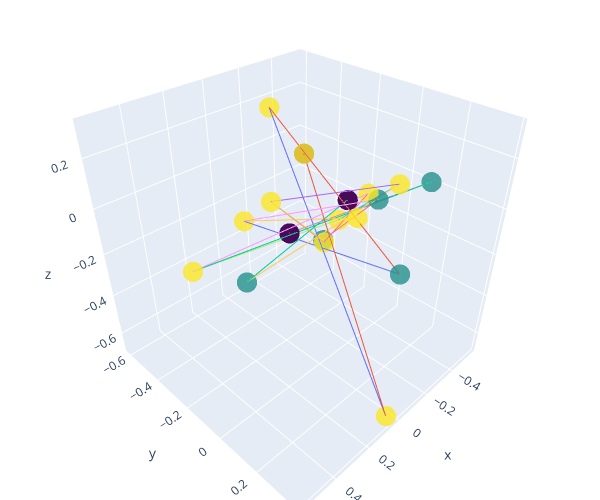

Write notebook code for a chart like this one.
### Code cell
# convert the dataset to tensorized format
tdata = []
for data in dataset:
    g = data
    G = to_networkx(g).to_undirected()
    Z  = torch.linalg.eig(torch.tensor(nx.laplacian_matrix(G).todense()).float())[1][:,1:4]
    H = torch.tensor(g['x'])
    Gdata = tensorize(G,Z,H)
    tdata.append(Gdata)
    Gdata['y'] = data['y'][0]

# plot the molecule
fig = plot_molecule(tdata[0])

fig.show()

### Figure 1 — Plotly figure (JSON) as saved in the notebook; plotly's stock layout.template omitted (floating-point values rounded to 4 significant figures)
{"data": [{"marker": {"color": [0, 0, 0, 0, 0, 1, 1, 1, 1, 1, 2, 2, 2, 2, 2, 2, 2, 2, 2, 2, 2], "colorscale": [[0, "#440154"], [0.1111, "#482878"], [0.2222, "#3e4989"], [0.3333, "#31688e"], [0.4444, "#26828e"], [0.5556, "#1f9e89"], [0.6667, "#35b779"], [0.7778, "#6ece58"], [0.8889, "#b5de2b"], [1, "#fde725"]], "opacity": 0.8, "size": 7}, "mode": "markers", "showlegend": false, "type": "scatter3d", "x": [-0.06889, -0.06889, 0.1546, 0.1546, -0.01319, -0.1487, 0.1151, 0.2462, 0.07594, -0.5527, 0.2677, -0.2498, -0.02281, -0.1208, 0.5606, -0.2089, -0.1476, -0.04782, 0.04131, 0.04714, -0.01319], "y": [0.05179, 0.05179, -0.03147, -0.03147, -0.1105, -0.1217, 0.3017, -0.177, 0.3813, 0.1075, -0.007647, 0.1471, -0.01465, -0.02389, -0.0894, 0.04305, -0.6075, -0.314, 0.1778, 0.3776, -0.1105], "z": [0.0798, 0.0798, -0.001571, -0.001571, 0.2153, -0.2019, 0.2529, -0.2482, 0.008914, 0.004886, 0.1733, 0.116, -0.1065, -0.0539, -0.002285, 0.05155, -0.3318, 0.313, 0.1067, -0.6695, 0.2153]}, {"mode": "lines", "showlegend": false, "type": "scatter3d", "x": [-0.06889, 0.2462], "y": [0.05179, -0.177], "z": [0.0798, -0.2482]}, {"mode": "lines", "showlegend": false, "type": "scatter3d", "x": [-0.06889, 0.2462], "y": [0.05179, -0.177], "z": [0.0798, -0.2482]}, {"mode": "lines", "showlegend": false, "type": "scatter3d", "x": [0.1546, -0.5527], "y": [-0.03147, 0.1075], "z": [-0.001571, 0.004886]}, {"mode": "lines", "showlegend": false, "type": "scatter3d", "x": [0.1546, -0.5527], "y": [-0.03147, 0.1075], "z": [-0.001571, 0.004886]}, {"mode": "lines", "showlegend": false, "type": "scatter3d", "x": [-0.01319, 0.04714], "y": [-0.1105, 0.3776], "z": [0.2153, -0.6695]}, {"mode": "lines", "showlegend": false, "type": "scatter3d", "x": [-0.1487, 0.1151], "y": [-0.1217, 0.3017], "z": [-0.2019, 0.2529]}, {"mode": "lines", "showlegend": false, "type": "scatter3d", "x": [-0.1487, 0.2677], "y": [-0.1217, -0.007647], "z": [-0.2019, 0.1733]}, {"mode": "lines", "showlegend": false, "type": "scatter3d", "x": [0.1151, -0.1476], "y": [0.3017, -0.6075], "z": [0.2529, -0.3318]}, {"mode": "lines", "showlegend": false, "type": "scatter3d", "x": [0.2462, -0.2498], "y": [-0.177, 0.1471], "z": [-0.2482, 0.116]}, {"mode": "lines", "showlegend": false, "type": "scatter3d", "x": [0.07594, -0.1476], "y": [0.3813, -0.6075], "z": [0.008914, -0.3318]}, {"mode": "lines", "showlegend": false, "type": "scatter3d", "x": [0.07594, -0.04782], "y": [0.3813, -0.314], "z": [0.008914, 0.313]}, {"mode": "lines", "showlegend": false, "type": "scatter3d", "x": [-0.5527, 0.5606], "y": [0.1075, -0.0894], "z": [0.004886, -0.002285]}, {"mode": "lines", "showlegend": false, "type": "scatter3d", "x": [0.2677, -0.2498], "y": [-0.007647, 0.1471], "z": [0.1733, 0.116]}, {"mode": "lines", "showlegend": false, "type": "scatter3d", "x": [0.2677, -0.02281], "y": [-0.007647, -0.01465], "z": [0.1733, -0.1065]}, {"mode": "lines", "showlegend": false, "type": "scatter3d", "x": [-0.2498, -0.1208], "y": [0.1471, -0.02389], "z": [0.116, -0.0539]}, {"mode": "lines", "showlegend": false, "type": "scatter3d", "x": [-0.02281, -0.2089], "y": [-0.01465, 0.04305], "z": [-0.1065, 0.05155]}, {"mode": "lines", "showlegend": false, "type": "scatter3d", "x": [-0.1208, 0.5606], "y": [-0.02389, -0.0894], "z": [-0.0539, -0.002285]}, {"mode": "lines", "showlegend": false, "type": "scatter3d", "x": [0.5606, -0.2089], "y": [-0.0894, 0.04305], "z": [-0.002285, 0.05155]}, {"mode": "lines", "showlegend": false, "type": "scatter3d", "x": [-0.1476, 0.04131], "y": [-0.6075, 0.1778], "z": [-0.3318, 0.1067]}, {"mode": "lines", "showlegend": false, "type": "scatter3d", "x": [-0.04782, 0.04714], "y": [-0.314, 0.3776], "z": [0.313, -0.6695]}, {"mode": "lines", "showlegend": false, "type": "scatter3d", "x": [0.04714, -0.01319], "y": [0.3776, -0.1105], "z": [-0.6695, 0.2153]}], "layout": {"autosize": false, "height": 500, "margin": {"b": 0, "l": 0, "r": 0, "t": 0}, "scene": {"aspectmode": "cube"}, "width": 600}}
